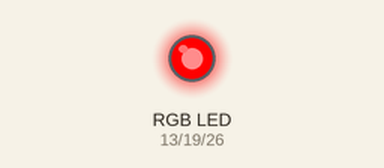
This program was run on a simulated Raspberry Pi (BCM pin numbers). On the bench: an RGB LED mixed from three pins (HIGH = lit). What the program prints to the terminal is not drawn.

Above: at 0.05 s.
At 0.65 s:
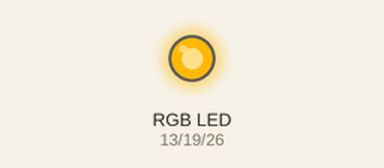
At 1.25 s:
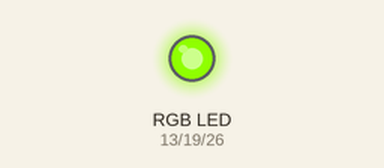
At 2.45 s:
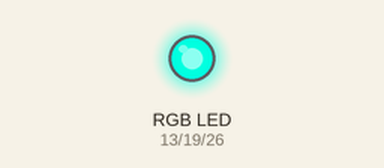
At 3.65 s:
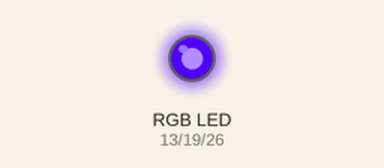
At 4.85 s:
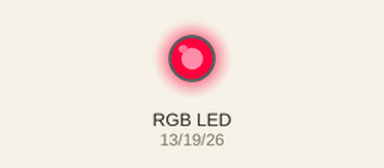
Timing chart, 0 to 6.5 s (numbered marks = the images above):
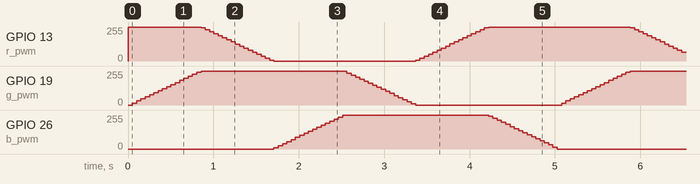

The program:

LED_RGB.py
```python
import sys
import signal
import time
import colorsys
import RPi.GPIO as GPIO

GPIO.setmode(GPIO.BCM)
GPIO.setup(13, GPIO.OUT)
GPIO.setup(19, GPIO.OUT)
GPIO.setup(26, GPIO.OUT)
GPIO.output(13, 0)
GPIO.output(19, 0)
GPIO.output(26, 0)

r_pwm = GPIO.PWM(13,60)
g_pwm = GPIO.PWM(19,60)
b_pwm = GPIO.PWM(26,60)

r_pwm.start(0)
g_pwm.start(0)
b_pwm.start(0)

def signal_handler(sig, frame):
    print('\nYou pressed Ctrl+C! Clean up GPIO')
    GPIO.cleanup()
    sys.exit(0)
signal.signal(signal.SIGINT, signal_handler)

hue = float(0)

while True:
    r, g, b = colorsys.hsv_to_rgb(hue,1,1)
    print("  {:3.0f}% {:3.0f}% {:3.0f}%\r".format(r*100,g*100,b*100),end='')
    r_pwm.ChangeDutyCycle(r*100)
    g_pwm.ChangeDutyCycle(g*100)
    b_pwm.ChangeDutyCycle(b*100)
    hue += 0.01
    if hue > 1.00:
        hue = float(0)
    time.sleep(.05)

GPIO.cleanup()
```
